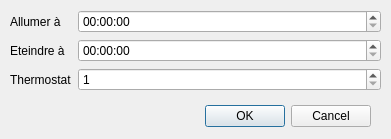
<?xml version="1.0" encoding="UTF-8"?>
<ui version="4.0">
 <class>AddCreneau</class>
 <widget class="QDialog" name="AddCreneau">
  <property name="geometry">
   <rect>
    <x>0</x>
    <y>0</y>
    <width>391</width>
    <height>139</height>
   </rect>
  </property>
  <property name="windowTitle">
   <string>Ajouter un créneau</string>
  </property>
  <widget class="QDialogButtonBox" name="buttonBox">
   <property name="geometry">
    <rect>
     <x>30</x>
     <y>100</y>
     <width>341</width>
     <height>32</height>
    </rect>
   </property>
   <property name="orientation">
    <enum>Qt::Horizontal</enum>
   </property>
   <property name="standardButtons">
    <set>QDialogButtonBox::Cancel|QDialogButtonBox::Ok</set>
   </property>
  </widget>
  <widget class="QWidget" name="formLayoutWidget">
   <property name="geometry">
    <rect>
     <x>10</x>
     <y>10</y>
     <width>371</width>
     <height>81</height>
    </rect>
   </property>
   <layout class="QFormLayout" name="formLayout">
    <item row="0" column="0">
     <widget class="QLabel" name="label">
      <property name="text">
       <string>Allumer à</string>
      </property>
     </widget>
    </item>
    <item row="0" column="1">
     <widget class="QTimeEdit" name="timeEdit">
      <property name="dateTime">
       <datetime>
        <hour>0</hour>
        <minute>0</minute>
        <second>0</second>
        <year>2000</year>
        <month>1</month>
        <day>1</day>
       </datetime>
      </property>
     </widget>
    </item>
    <item row="1" column="0">
     <widget class="QLabel" name="label_2">
      <property name="text">
       <string>Eteindre à</string>
      </property>
     </widget>
    </item>
    <item row="1" column="1">
     <widget class="QTimeEdit" name="timeEdit_2">
      <property name="dateTime">
       <datetime>
        <hour>0</hour>
        <minute>0</minute>
        <second>0</second>
        <year>2000</year>
        <month>1</month>
        <day>1</day>
       </datetime>
      </property>
     </widget>
    </item>
    <item row="2" column="0">
     <widget class="QLabel" name="label_3">
      <property name="text">
       <string>Thermostat</string>
      </property>
     </widget>
    </item>
    <item row="2" column="1">
     <widget class="QSpinBox" name="spinBox">
      <property name="minimum">
       <number>1</number>
      </property>
      <property name="maximum">
       <number>7</number>
      </property>
      <property name="value">
       <number>1</number>
      </property>
     </widget>
    </item>
   </layout>
  </widget>
 </widget>
 <resources/>
 <connections/>
</ui>
